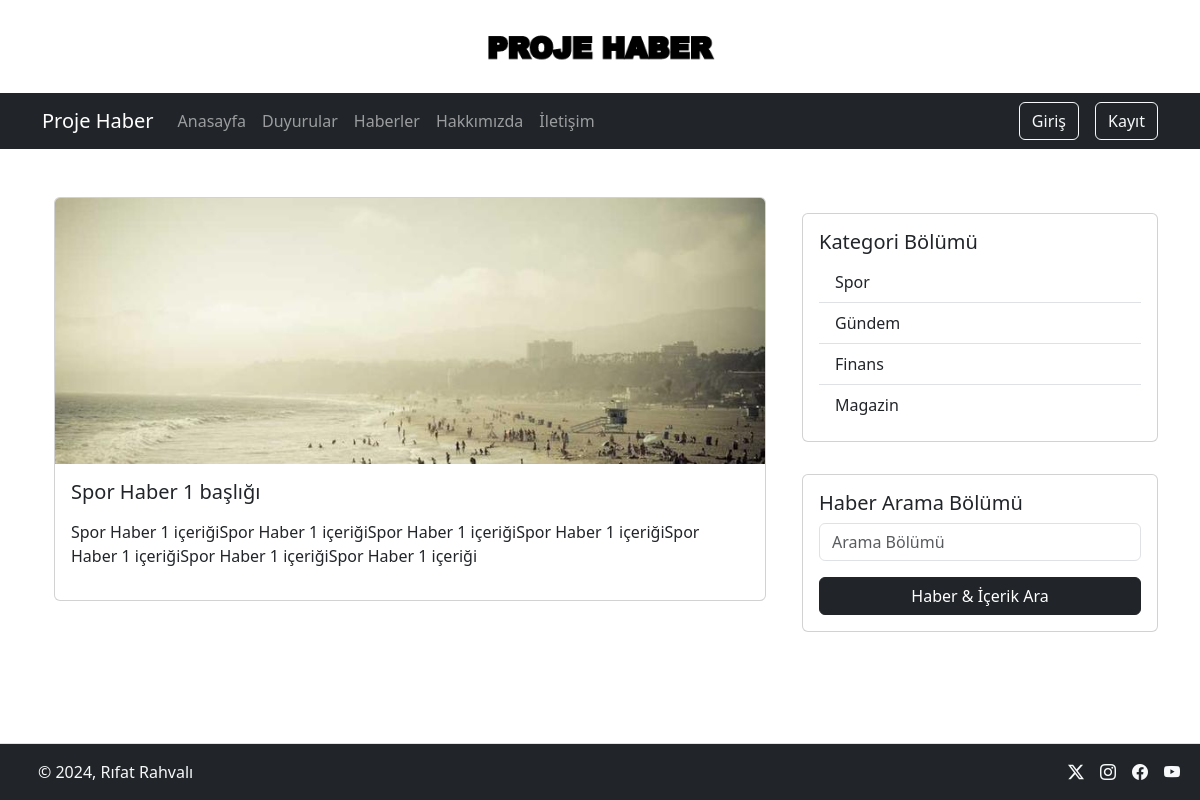
/news/spor-haber-1-baslg/, run on the app's committed database.
### haber/models.py (models this page shows, shortened)
class News(models.Model):
    title = models.CharField(max_length=200,verbose_name = "Haber Başlığı")
    image = models.ImageField(upload_to='news',verbose_name = "Haber Görseli")
    context = RichTextField(verbose_name = "Haber Makalesi")
    category = models.ForeignKey(Category,on_delete=models.CASCADE,verbose_name = "Haber Kategorisi")
    publishDate = models.DateTimeField(auto_now_add=True)
    tags = models.CharField(max_length=200,verbose_name = "Haber Etiketi")
    views = models.IntegerField(default=0,verbose_name = "Haber Görüntülenme Sayısı")
    slug = models.SlugField(max_length=200,unique=True,blank=True,editable=False)

class Category(models.Model):
    title = models.CharField(max_length=200)
    slug = models.SlugField(max_length=200,unique=True,blank=True,editable=False)

### haber/views.py (the view)
# urls.py: path('news/<slug:slug>/',NewsDetailView.as_view(),name='news-detail'),
class NewsDetailView(DetailView):
    model = News
    template_name = 'news-details.html'
    context_object_name = 'newsone'
    slug_url_kwarg = 'slug'
    def get_context_data(self, **kwargs):
        context = super().get_context_data(**kwargs)
        context['Categories'] = Category.objects.all()
        return context

### haber/context_processors.py (called while the page is built)
def SettingsList(request):
    context = Settings.objects.first()
    return {'setting' : context}

### templates/news-details.html (shortened to what this page needs)
{% extends "base.html" %}
{% load static %}
{% block content %}
<div class="row">
    <div class="col-md-8">
        <div class="container">
            <div class="card mb-3">
                <img src="{% get_media_prefix %}{{ newsone.image }}" class="card-img-top" alt="Haber Gorsel">
                <div class="card-body">
                    <h5 class="card-title"> {{newsone.title}} </h5>
                    <p class="card-text">{{newsone.context|safe}}</p>
                </div>
            </div>
        </div>
    </div>
    <div class="col-md-4">
        {% include "includes/sidebar.html" %}
    </div>
</div>
{% endblock content %}

### templates/includes/sidebar.html
            <div class="row">
                <div class="col mt-3 mb-3">
                    <div class="card">
                        <div class="card-body">
                            <h5 class="card-title">Kategori Bölümü</h5>
                            <ul class="list-group list-group-flush">
                                {% for category in Categories %}
                                <a class="list-group-item" href="{% url 'category-detail' category.slug %}">{{ category.title }}</a>
                                {% endfor %}
                            </ul>
                        </div>
                    </div>
                </div>
            </div>
            <div class="row">
                <div class="col mt-3 mb-3">
                    <div class="card">
                        <div class="card-body">
                            <h5 class="card-title">Haber Arama Bölümü</h5>
                            <form method="get" action=" {% url 'news-search' %} ">
                                <div class="mb-3">
                                    <input type="text" name="q" class="form-control" placeholder="Arama Bölümü">
                                </div>
                                <button type="submit" class="w-100 btn btn-dark">Haber & İçerik Ara</button>
                            </form>
                        </div>
                    </div>
                </div>
            </div>

### data on the page
News: image (picture), title "Spor Haber 1 başlığı", context "Spor Haber 1 içeriğiSpor Haber 1 içeriğiSpor Haber 1 içeriğiSpor Haber 1 içeriğiSpor Haber 1 içeriğiSpor Haber 1 içeriğiSpor Haber 1 içeriği"
Category: title "Spor"
Category: title "Gündem"
Category: title "Finans"
Category: title "Magazin"
